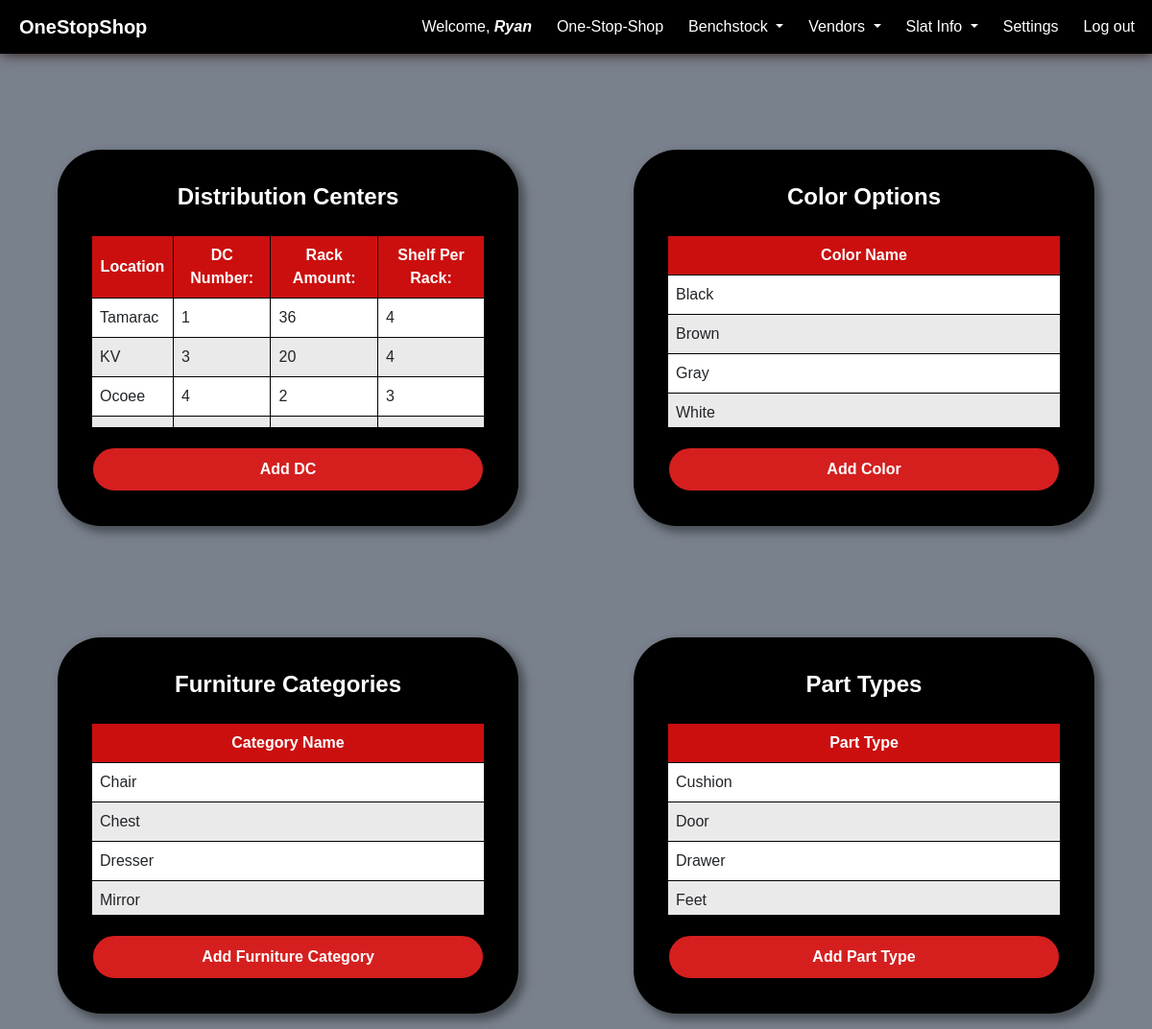
/crud_app/settings (signed in), run on the app's committed database.
### crud_app/models.py (models this page shows, shortened)
class DC(models.Model):
    dc_name = models.CharField(max_length=80, unique=True)
    dc_number = models.PositiveSmallIntegerField(unique=True)
    rack_amount = models.SmallIntegerField()
    shelf_per_rack = models.SmallIntegerField()

class Color(models.Model):
    color_options = models.CharField(max_length=30, unique=True)

class Furniture(models.Model):
    furniture_categories = models.CharField(max_length=40, unique=True)

class Parts(models.Model):
    part_categories = models.CharField(max_length=40, unique=True)

### crud_app/views.py (the view)
# urls.py: path('settings', views.settings, name='settings'),
def settings(request):
    dcs = DC.objects.all().order_by('dc_number')
    colors = Color.objects.all().order_by('color_options')
    furniture_categories = Furniture.objects.all().order_by('furniture_categories')
    part_categories = Parts.objects.all().order_by('part_categories')
    return render(request, 'crud_app/settings.html', {'dcs': dcs, 'colors':colors,'furniture_categories':furniture_categories,'part_categories':part_categories})

### crud_app/templates/crud_app/settings.html (shortened to what this page needs)
{% extends 'crud_app/base.html' %}
{% load static %}
{% block additional_css %}
<link rel="stylesheet" href="{% static 'crud_app/css/settings.css' %}">
{% endblock %}
{% block content %}
{%if user.is_authenticated%}
<div class="setting-forms-container">
    <div id="dc-settings" class="setting-forms">
        <h3>Distribution Centers</h3>
        <div class="scrollable-table-wrapper">
        <table class="setting-forms-table">
            <thead>
                <tr>
                    <th>Location</th>
                    <th>DC Number:</th>
                    <th>Rack Amount:</th>
                    <th>Shelf Per Rack:</th>
                </tr>
            </thead>
            <tbody>
                {% for dc in dcs %}
                <tr>
                    <td>{{dc.dc_name}}</td>
                    <td>{{dc.dc_number}}</td>
                    <td>{{dc.rack_amount}}</td>
                    <td>{{dc.shelf_per_rack}}</td>
                </tr>
                {% endfor %}
        </table>
        </div>
        <a class="setting-forms-button" href="{% url 'crud_app:new_dc' %}">Add DC</a>
    </div>
    <div id="color-settings" class="setting-forms">
        <h3>Color Options</h3>
        <div class="scrollable-table-wrapper">
        <table class="setting-forms-table">
            <thead>
                <tr>
                    <th>Color Name</th>
                </tr>
            </thead>
            <tbody>
                {% for color in colors %}
                <tr>
                    <td>{{color.color_options}}</td>
                </tr>
                {% endfor %}
            </tbody>
        </table>
        </div>
        <a class="setting-forms-button" href="{% url 'crud_app:new_color' %}">Add Color</a>
    </div>
    <div id="furniture-settings" class="setting-forms">
        <h3>Furniture Categories</h3>
        <div class="scrollable-table-wrapper">
        <table class="setting-forms-table">
            <thead>
                <tr>
                    <th>Category Name</th>
                </tr>
            </thead>
            <tbody>
                {% for furniture in furniture_categories %}
                <tr>
                    <td>{{furniture.furniture_categories}}</td>
                </tr>
                {% endfor %}
            </tbody>
        </table>
        </div>
        <a class="setting-forms-button" href="{% url 'crud_app:new_furniture_type' %}">Add Furniture Category</a>
    </div>
    <div id="part-settings" class="setting-forms">
        <h3>Part Types</h3>
        <div class="scrollable-table-wrapper">
        <table class="setting-forms-table">
            <thead>
                <tr>
                    <th>Part Type</th>
                </tr>
            </thead>
            <tbody>
                {% for part in part_categories %}
                <tr>
                    <td>{{part.part_categories}}</td>
                </tr>
                {% endfor %}
            </tbody>
        </table>
        </div>
        <a class="setting-forms-button" href="{% url 'crud_app:new_part_type' %}">Add Part Type</a>
    </div>
</div>
{%endif%}
{% endblock %}

### crud_app/templates/crud_app/base.html (shortened to what this page needs)
{% load static %}
<!DOCTYPE html>
<html lang="en">
<head>
    <link href="https://cdn.jsdelivr.net/npm/bootstrap@5.3.2/dist/css/bootstrap.min.css" rel="stylesheet">
    <link rel="stylesheet" href="https://cdn.jsdelivr.net/npm/bootstrap-icons@1.11.2/font/bootstrap-icons.min.css">
    <link rel="stylesheet" href="{% static 'crud_app/css/base.css' %}">
    {% block additional_css %}{% endblock %}
</head>
<body>
    <nav class="navbar navbar-expand-lg navbar-light">
        <a class="navbar-brand text-white" href="{% url 'crud_app:index' %}"><b>OneStopShop</b></a>
        <div class="collapse navbar-collapse" id="navbarNavDropdown">
            <ul class="navbar-nav ms-auto">
            {% if user.is_authenticated %}
            <li class="nav-item">
                <a class="nav-link text-white" href="#">Welcome, <i><b>{{ user.first_name }}</b></i></a>
            </li>
                <li class="nav-item">
                    <a class="nav-link text-white" href="{% url 'crud_app:one_stop_shop' %}">One-Stop-Shop</a>
                </li>
                <li class="nav-item dropdown">
                    <a class="nav-link dropdown-toggle text-white" href="#" id="navbarDropdownMenuLink" role="button" data-toggle="dropdown"
                        aria-haspopup="true" aria-expanded="false">
                        Benchstock
                    </a>
                </li>
                <li class="nav-item dropdown">
                    <a class="nav-link dropdown-toggle text-white" href="#" id="navbarDropdownMenuLink" role="button" data-toggle="dropdown"
                        aria-haspopup="true" aria-expanded="false">
                        Vendors
                    </a>
                </li>
                <li class="nav-item dropdown">
                    <a class="nav-link dropdown-toggle text-white" href="#" id="navbarDropdownMenuLink" role="button" data-toggle="dropdown"
                        aria-haspopup="true" aria-expanded="false">
                        Slat Info
                    </a>
                </li>
                <li class="nav-item">
                    <a class="nav-link text-white" href="{% url 'crud_app:settings' %}">Settings</a>
                </li>
                <li class="nav-item">
                    <a class="nav-link text-white" href="#" onclick="confirmLogout()">Log out</a>
                </li>
            {% else %}
                <li class="nav-item" id="nav-login">
                    <a class="nav-link text-white" href="{% url 'crud_app:index' %}">Login Required</a>
                </li>
            {% endif %}
            </ul>
        </div>
    </nav>
    {% block content %}{% endblock %}
</html>

### crud_app/static/crud_app/css/base.css (style rules this page uses)
.navbar { background-color: black; padding-left: 20px; box-shadow: 1px 1px 12px #341d1d; }
.nav-link { border-radius: 25px; margin-right: 10px; }

### crud_app/static/crud_app/css/settings.css (style rules this page uses)
body { background-color: #79818c; font-family: Arial, Helvetica, sans-serif; }
.setting-forms-container { display: flex; justify-content: space-around; flex-wrap: wrap; }
.setting-forms { height: fit-content; width: 40%; min-width: 400px; margin: 1rem auto; margin-top: 100px; background-color: black; padding: 35px; border-radius: 45px; text-align: center; align-items: center; display: flex; flex-direction: column; box-shadow: 5px 5px 9px 2px #4c5158; }
.setting-forms h3 { color: white; font-size: 1.5rem; margin-bottom: 25px; font-weight: bold; text-align: left; }
.setting-forms-button { width: 100%; height: auto; display: inline-block; padding: 10px; margin-top: 20px; font-weight: bold; background-color: #d51f1f; border: solid 2px black; border-radius: 25px; color: white; text-align: center; text-decoration: none; display: inline-block; font-size: 1rem; cursor: pointer; transition: all 0.4s ease 0s; }
.setting-forms-table { background-color: white; border: 1px solid black; width: 100%; }
.setting-forms-table th { font-weight: bold; font-size: 1rem; color: rgb(255, 255, 255); background-color: #cb0f0f; padding: 0.5rem; border: 1px solid black; }
.setting-forms-table td { border: 1px solid black; padding: 8px; text-align: left; }
.setting-forms-table tr { border: black; border: 1px solid black; }
.setting-forms-table tr:nth-child(even) { background-color: #ebeaea; }
.scrollable-table-wrapper { overflow-y: auto; max-height: 200px; width: 100%; }
.setting-forms-table tbody { max-height: 120px; overflow-y: auto; overflow-x: hidden; }

### data on the page
DC: dc_name "Tamarac", dc_number "1", rack_amount "36", shelf_per_rack "4"
DC: dc_name "KV", dc_number "3", rack_amount "20", shelf_per_rack "4"
DC: dc_name "Ocoee", dc_number "4", rack_amount "2", shelf_per_rack "3"
Color: color_options "Black"
Color: color_options "Brown"
Color: color_options "Gray"
Color: color_options "White"
Furniture: furniture_categories "Chair"
Furniture: furniture_categories "Chest"
Furniture: furniture_categories "Dresser"
Furniture: furniture_categories "Mirror"
Parts: part_categories "Cushion"
Parts: part_categories "Door"
Parts: part_categories "Drawer"
Parts: part_categories "Feet"

### other printed values
{{ user.first_name }} "Ryan"
